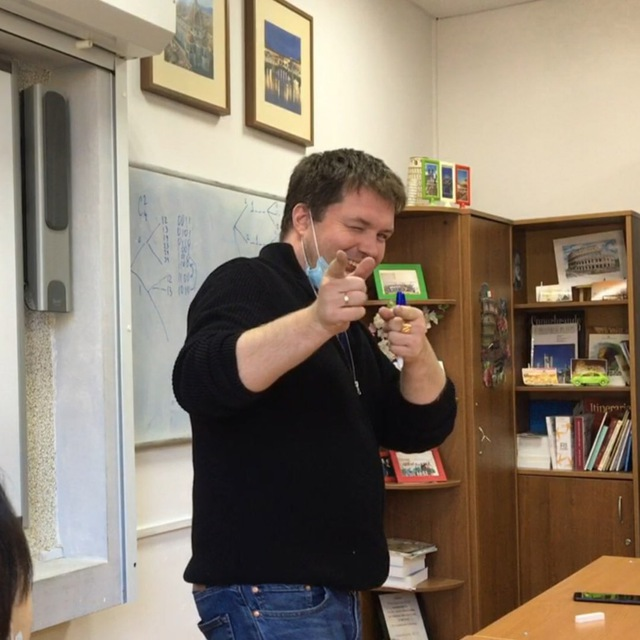
#> input picture lab1/zhuk.jpeg, 640 x 640 px, given in place of the camera
$ python lab2.py
#> lines starting #> are read from the running program, lines starting #| are printed output that depends on the picture; after the words box and inside, x2 and y2 are one past the last pixel; in counts of white or black regions, pixels touching at a corner belong together
import cv2
import numpy as np
from enum import Enum


class ColorMode(Enum):
    RED = 1


class WindowMode(Enum):
    ORIGINAL = 1
    FILTERED = 2
    MORPHED = 3
    TRACKED = 4


def task(number):
    def decorator(func):
        func.task_number = number
        return func

    return decorator


class RedObjectTracker:
    def __init__(self):
        self.cap = cv2.VideoCapture(1)
        self.lower_red = np.array([0, 100, 100])
        self.upper_red = np.array([10, 255, 255])

    @task(1)
    def read_and_convert_to_hsv(self):
        ret, frame = self.cap.read()
        if not ret:
            return None
        return cv2.cvtColor(frame, cv2.COLOR_BGR2HSV)

    @task(2)
    def apply_color_filter(self, hsv_frame):
        mask = cv2.inRange(hsv_frame, self.lower_red, self.upper_red)
        return mask

    @task(3)
    def apply_morphological_operations(self, mask):
        kernel = np.ones((5, 5), np.uint8)
        opening = cv2.morphologyEx(mask, cv2.MORPH_OPEN, kernel)
        closing = cv2.morphologyEx(opening, cv2.MORPH_CLOSE, kernel)
        return closing

    @task(4)
    def find_moments(self, processed_frame):
        moments = cv2.moments(processed_frame)
        area = moments['m00']
        return moments, area

    @task(5)
    def track_object(self, original_frame, moments, area):
        if area > 500:
            cx = int(moments['m10'] / moments['m00'])
            cy = int(moments['m01'] / moments['m00'])
            cv2.rectangle(original_frame, (cx - 50, cy - 50), (cx + 50, cy + 50), (0, 0, 0), 2)
        return original_frame

    def process_frame(self):
        hsv_frame = self.read_and_convert_to_hsv()
        if hsv_frame is None:
            return None

        filtered_frame = self.apply_color_filter(hsv_frame)
        morphed_frame = self.apply_morphological_operations(filtered_frame)
        moments, area = self.find_moments(morphed_frame)
        tracked_frame = self.track_object(cv2.cvtColor(hsv_frame, cv2.COLOR_HSV2BGR), moments, area)

        return tracked_frame


class Menu:
    def __init__(self, tracker):
        self.tracker = tracker
        self.choices = {
            '1': ('Запустить трекинг', self.run_tracking),
            '2': ('Выход', self.exit_program)
        }

    def display_menu(self):
        print("\n" + "=" * 40)
        print(" Меню трекинга красного объекта")
        print("=" * 40)
        for key, value in self.choices.items():
            print(f"{key}. {value[0]}")
        print("=" * 40)

    def run_tracking(self):
        while True:
            frame = self.tracker.process_frame()
            if frame is None:
                break
            cv2.imshow('Tracked Object', frame)
            if cv2.waitKey(1) & 0xFF == ord('q'):
                break
        self.tracker.cap.release()
        cv2.destroyAllWindows()

    def exit_program(self):
        print("Выход из программы.")
        exit()

    def run(self):
        while True:
            self.display_menu()
            choice = input("Выберите опцию: ")
            action = self.choices.get(choice)
            if action:
                action[1]()
            else:
                print("Неверный выбор. Пожалуйста, попробуйте снова.")
#> this loop made 7 passes; the answer given on pass 1: 1
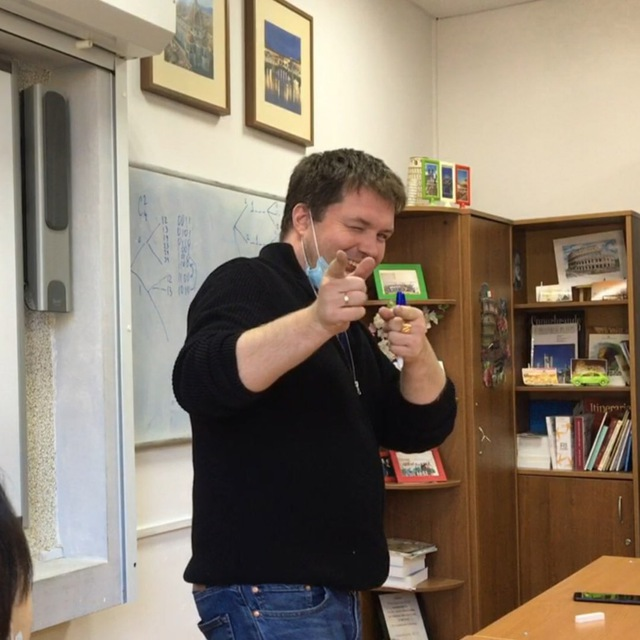
#> input picture lab1/zhuk.jpeg, 640 x 640 px, given in place of the camera
#> pass 1, in apply_color_filter, `mask = cv2.inRange(hsv_frame, self.lower_red, self.upper_red)`:
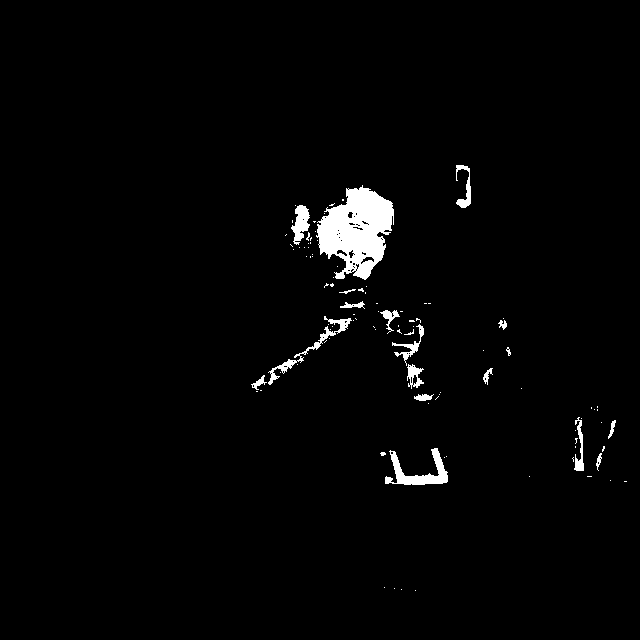
#> mask: shape (640, 640); 2% white; 101 white regions (83 under 20 px), largest, box (x1, y1, x2, y2) and area: (316, 185, 394, 280) 4479, (385, 448, 448, 485) 882, (268, 316, 352, 385) 595
#> pass 1, in apply_morphological_operations, `opening = cv2.morphologyEx(mask, cv2.MORPH_OPEN, kernel)`:
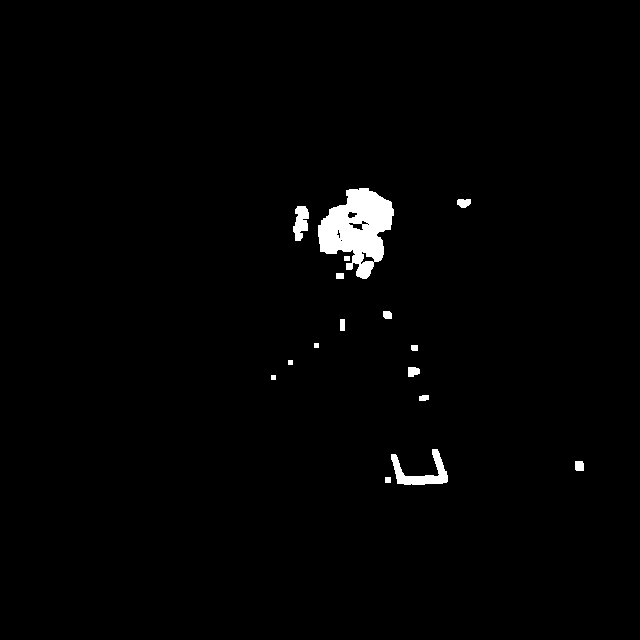
#> opening: shape (640, 640); 1.5% white; 16 white regions, largest, box (x1, y1, x2, y2) and area: (318, 188, 394, 279) 4060, (391, 449, 448, 485) 796, (293, 206, 309, 241) 384


def main():
    tracker = RedObjectTracker()
    menu = Menu(tracker)
    menu.run()


if __name__ == '__main__':
#> (the run stopped early here; a loop or call above may not have finished)
